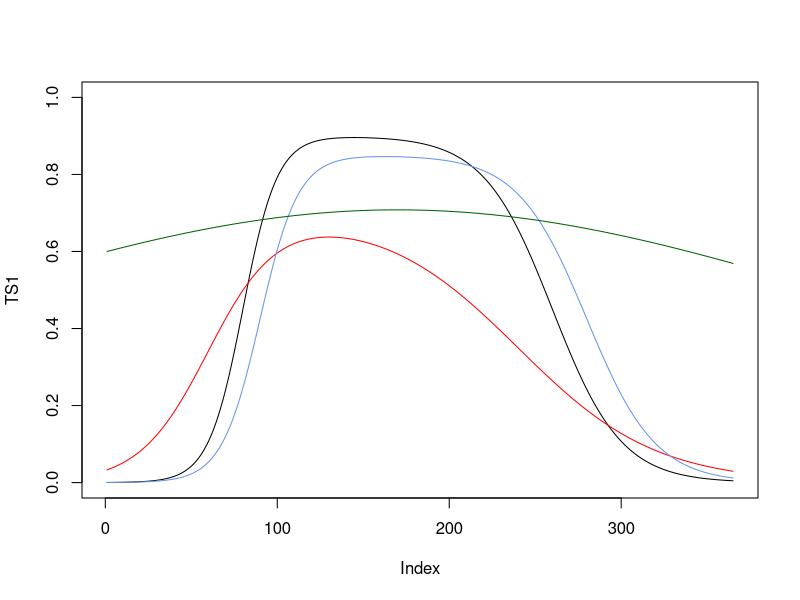

R code for this plot: (Note: this script raises an error after producing the figure.)
# step3___simulate-temporal-behaviour.R
#
# Step 3 in spHomogeneity simulation: define the prescribed NDVI curves


# temporal vector
doi_vctr <- 1:365

# function to simulate 
glogf <- function(doi_vctr, A, K, Q, B, M, v){
  # B : steepness at inflexion point
  # M : position of the inflexion point
  # K : amplitude
  # Q : (not sure anymore, but linked to the position)
  # A : baseline (at the beginning, not sure how useful it is)
  # v : overall shape of the curve
  z <- A + (K-A)/(1 + Q*exp(-B*(doi_vctr - M)))^(1/v)}


TS1 <- glogf(doi_vctr, A = 0, K = 0.9, B = 0.1, Q = 1, v = 1, M = 80) -
       glogf(doi_vctr, A = 0, K = 0.9, B = 0.05, Q = 1, v = 1, M = 260)

TS2 <- glogf(doi_vctr, A = 0, K = 0.7, B = 0.05, Q = 1, v = 1, M = 60) -
  glogf(doi_vctr, A = 0, K = 0.7, B = 0.025, Q = 1, v = 1, M = 240)

TS3 <- glogf(doi_vctr, A = 0, K = 0.85, B = 0.09, Q = 1, v = 1, M = 90) -
  glogf(doi_vctr, A = 0, K = 0.85, B = 0.05, Q = 1, v = 1, M = 280)

TS4 <- glogf(doi_vctr, A = 0, K = 3.2, B = 0.005, Q = 1, v = 1, M = 80) -
  glogf(doi_vctr, A = 0, K = 3.2, B = 0.005, Q = 1, v = 1, M = 260)

# 
plot(TS1, type = 'l', ylim = c(0,1))
lines(TS2, col = 'red')
lines(TS3, col = 'cornflowerblue')
lines(TS4, col = 'darkgreen')
# 

df.ideal.ts <- data.frame(DOI = doi_vctr, TS1, TS2, TS3, TS4)
save('df.ideal.ts', file = 'dataProcessing/df-ideal-ts.Rda')

